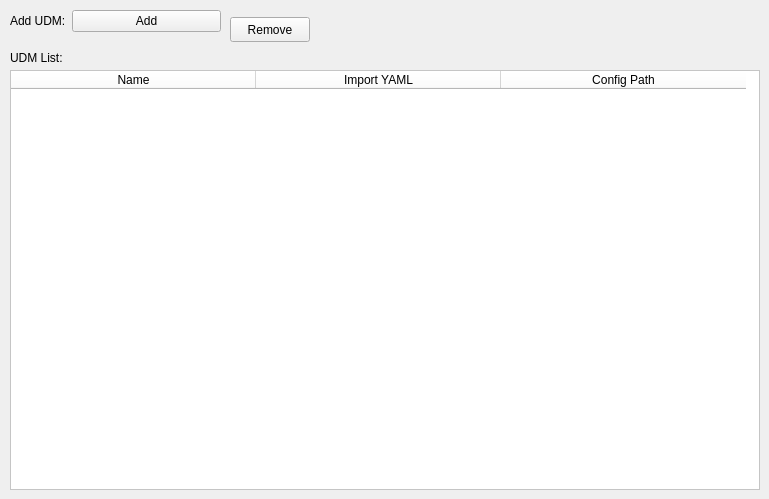
    <widget class="QWidget" name="UDM_2">
     <attribute name="title">
      <string>UDM</string>
     </attribute>
     <widget class="QWidget" name="formLayoutWidget_26">
      <property name="geometry">
       <rect>
        <x>10</x>
        <y>10</y>
        <width>211</width>
        <height>31</height>
       </rect>
      </property>
      <layout class="QFormLayout" name="formLayout_26">
       <item row="0" column="0">
        <widget class="QLabel" name="label_61">
         <property name="text">
          <string>Add UDM:</string>
         </property>
        </widget>
       </item>
       <item row="0" column="1">
        <widget class="QPushButton" name="Component5G_AddUDMButton">
         <property name="text">
          <string>Add</string>
         </property>
        </widget>
       </item>
      </layout>
     </widget>
     <widget class="QPushButton" name="Component5G_RemoveUDMButton">
      <property name="geometry">
       <rect>
        <x>230</x>
        <y>17</y>
        <width>80</width>
        <height>25</height>
       </rect>
      </property>
      <property name="text">
       <string>Remove</string>
      </property>
     </widget>
     <widget class="QLabel" name="label_62">
      <property name="geometry">
       <rect>
        <x>10</x>
        <y>50</y>
        <width>101</width>
        <height>16</height>
       </rect>
      </property>
      <property name="text">
       <string>UDM List:</string>
      </property>
     </widget>
     <widget class="QTableWidget" name="Component5G_UDMtable">
      <property name="geometry">
       <rect>
        <x>10</x>
        <y>70</y>
        <width>750</width>
        <height>420</height>
       </rect>
      </property>
      <property name="styleSheet">
       <string notr="true">background-color: rgb(255, 255, 255);</string>
      </property>
      <attribute name="horizontalHeaderDefaultSectionSize">
       <number>245</number>
      </attribute>
      <attribute name="verticalHeaderHighlightSections">
       <bool>true</bool>
      </attribute>
      <column>
       <property name="text">
        <string>Name</string>
       </property>
      </column>
      <column>
       <property name="text">
        <string>Import YAML</string>
       </property>
      </column>
      <column>
       <property name="text">
        <string>Config Path</string>
       </property>
      </column>
     </widget>
    </widget>
